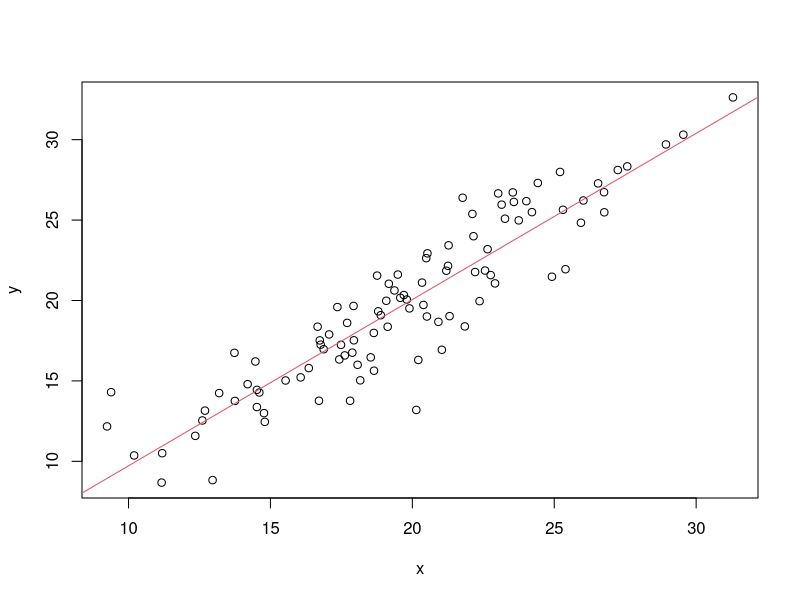

The R script that drew this image:
x = rnorm(100, mean = 20, sd = 5)
y = x + rnorm(100, mean = 0, sd = 2)

fit = lm(y ~ x)

summary(fit)

plot(x,y)
abline(fit, col = 2)
